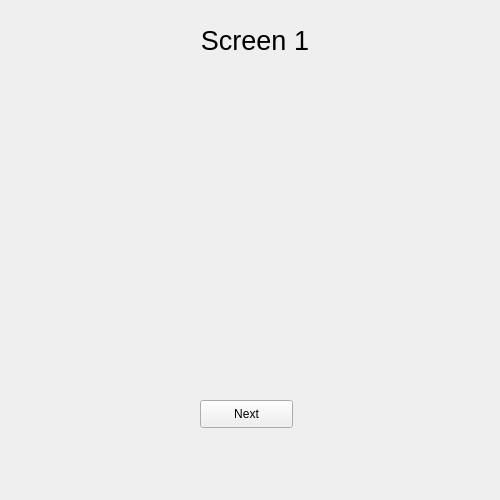
<?xml version="1.0" encoding="UTF-8"?>
<ui version="4.0">
 <class>Form</class>
 <widget class="QWidget" name="Form">
  <property name="geometry">
   <rect>
    <x>0</x>
    <y>0</y>
    <width>500</width>
    <height>500</height>
   </rect>
  </property>
  <property name="windowTitle">
   <string>Form</string>
  </property>
  <widget class="QLabel" name="label">
   <property name="geometry">
    <rect>
     <x>170</x>
     <y>20</y>
     <width>170</width>
     <height>40</height>
    </rect>
   </property>
   <property name="font">
    <font>
     <family>Arial</family>
     <pointsize>20</pointsize>
    </font>
   </property>
   <property name="text">
    <string>Screen 1</string>
   </property>
   <property name="alignment">
    <set>Qt::AlignCenter</set>
   </property>
   <property name="Font" stdset="0">
    <font>
     <pointsize>20</pointsize>
    </font>
   </property>
  </widget>
  <widget class="QPushButton" name="button">
   <property name="geometry">
    <rect>
     <x>200</x>
     <y>400</y>
     <width>93</width>
     <height>28</height>
    </rect>
   </property>
   <property name="text">
    <string>Next</string>
   </property>
  </widget>
 </widget>
 <resources/>
 <connections/>
</ui>
